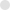
Frame 1 (no input)
Frame 60 (the mouse pressed at the canvas centre just before this capture): identical to frame 1, image omitted
Frame 120 (the mouse held since frame 60 and released just before this capture): identical to frame 1, image omitted

The Processing sketch that drew this single still picture (run headless with seeded random() and noise(); from frame 60 on, the mouse is pressed at the canvas centre):

// Processing sketch: sketch_180107a
// ── sketch_180107a.pde
void setup(){
 size(10,10); 
  
}

void draw(){
  noStroke();
 background(255,0);
 fill(100,50);
 ellipse(5,5,10,10);
  
}
